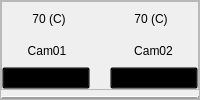
                              <widget class="QFrame" name="frame_12">
                               <property name="minimumSize">
                                <size>
                                 <width>87</width>
                                 <height>0</height>
                                </size>
                               </property>
                               <property name="maximumSize">
                                <size>
                                 <width>16777215</width>
                                 <height>105</height>
                                </size>
                               </property>
                               <property name="frameShape">
                                <enum>QFrame::StyledPanel</enum>
                               </property>
                               <property name="frameShadow">
                                <enum>QFrame::Raised</enum>
                               </property>
                               <layout class="QVBoxLayout" name="verticalLayout_17">
                                <property name="leftMargin">
                                 <number>0</number>
                                </property>
                                <property name="topMargin">
                                 <number>0</number>
                                </property>
                                <property name="rightMargin">
                                 <number>0</number>
                                </property>
                                <property name="bottomMargin">
                                 <number>0</number>
                                </property>
                                <item>
                                 <widget class="QFrame" name="frame_3">
                                  <property name="maximumSize">
                                   <size>
                                    <width>16777215</width>
                                    <height>95</height>
                                   </size>
                                  </property>
                                  <property name="frameShape">
                                   <enum>QFrame::StyledPanel</enum>
                                  </property>
                                  <property name="frameShadow">
                                   <enum>QFrame::Raised</enum>
                                  </property>
                                  <layout class="QVBoxLayout" name="verticalLayout_16">
                                   <property name="spacing">
                                    <number>0</number>
                                   </property>
                                   <property name="leftMargin">
                                    <number>0</number>
                                   </property>
                                   <property name="topMargin">
                                    <number>0</number>
                                   </property>
                                   <property name="rightMargin">
                                    <number>0</number>
                                   </property>
                                   <property name="bottomMargin">
                                    <number>0</number>
                                   </property>
                                   <item>
                                    <layout class="QHBoxLayout" name="horizontalLayout_17">
                                     <property name="spacing">
                                      <number>8</number>
                                     </property>
                                     <item>
                                      <widget class="QLabel" name="label_25">
                                       <property name="text">
                                        <string>70 (C)</string>
                                       </property>
                                       <property name="alignment">
                                        <set>Qt::AlignCenter</set>
                                       </property>
                                      </widget>
                                     </item>
                                     <item>
                                      <widget class="QLabel" name="label_26">
                                       <property name="text">
                                        <string>70 (C)</string>
                                       </property>
                                       <property name="alignment">
                                        <set>Qt::AlignCenter</set>
                                       </property>
                                      </widget>
                                     </item>
                                    </layout>
                                   </item>
                                   <item>
                                    <layout class="QHBoxLayout" name="horizontalLayout_15">
                                     <property name="spacing">
                                      <number>17</number>
                                     </property>
                                     <item>
                                      <widget class="QLabel" name="label">
                                       <property name="text">
                                        <string>Cam01</string>
                                       </property>
                                       <property name="alignment">
                                        <set>Qt::AlignCenter</set>
                                       </property>
                                      </widget>
                                     </item>
                                     <item>
                                      <widget class="QLabel" name="label_2">
                                       <property name="text">
                                        <string>Cam02</string>
                                       </property>
                                       <property name="alignment">
                                        <set>Qt::AlignCenter</set>
                                       </property>
                                      </widget>
                                     </item>
                                    </layout>
                                   </item>
                                   <item>
                                    <layout class="QHBoxLayout" name="horizontalLayout_13">
                                     <property name="spacing">
                                      <number>20</number>
                                     </property>
                                     <item>
                                      <widget class="QPushButton" name="camera01_btn">
                                       <property name="cursor">
                                        <cursorShape>PointingHandCursor</cursorShape>
                                       </property>
                                       <property name="styleSheet">
                                        <string notr="true">background-color:Transparent;
border-color:Transparent</string>
                                       </property>
                                       <property name="text">
                                        <string/>
                                       </property>
                                       <property name="icon">
                                        <iconset>
                                         <normaloff>images/camtop.png</normaloff>images/camtop.png</iconset>
                                       </property>
                                       <property name="iconSize">
                                        <size>
                                         <width>50</width>
                                         <height>50</height>
                                        </size>
                                       </property>
                                      </widget>
                                     </item>
                                     <item>
                                      <widget class="QPushButton" name="camera02_btn">
                                       <property name="cursor">
                                        <cursorShape>PointingHandCursor</cursorShape>
                                       </property>
                                       <property name="styleSheet">
                                        <string notr="true">background-color:Transparent;
border-color:Transparent</string>
                                       </property>
                                       <property name="text">
                                        <string/>
                                       </property>
                                       <property name="icon">
                                        <iconset>
                                         <normaloff>images/camtop.png</normaloff>images/camtop.png</iconset>
                                       </property>
                                       <property name="iconSize">
                                        <size>
                                         <width>50</width>
                                         <height>50</height>
                                        </size>
                                       </property>
                                      </widget>
                                     </item>
                                    </layout>
                                   </item>
                                  </layout>
                                 </widget>
                                </item>
                                <item>
                                 <widget class="Line" name="line_3">
                                  <property name="frameShadow">
                                   <enum>QFrame::Raised</enum>
                                  </property>
                                  <property name="lineWidth">
                                   <number>2</number>
                                  </property>
                                  <property name="orientation">
                                   <enum>Qt::Horizontal</enum>
                                  </property>
                                 </widget>
                                </item>
                               </layout>
                              </widget>
